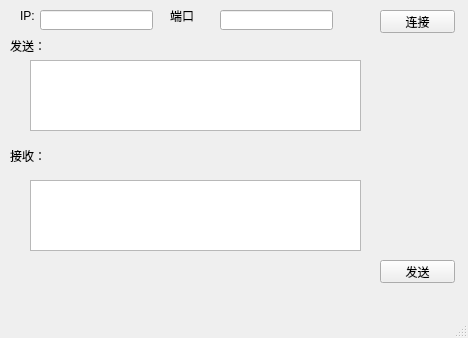
<?xml version="1.0" encoding="UTF-8"?>
<ui version="4.0">
 <class>MainWindow</class>
 <widget class="QMainWindow" name="MainWindow">
  <property name="geometry">
   <rect>
    <x>0</x>
    <y>0</y>
    <width>468</width>
    <height>338</height>
   </rect>
  </property>
  <property name="windowTitle">
   <string>MainWindow</string>
  </property>
  <widget class="QWidget" name="centralwidget">
   <widget class="QLabel" name="label">
    <property name="geometry">
     <rect>
      <x>20</x>
      <y>10</y>
      <width>54</width>
      <height>12</height>
     </rect>
    </property>
    <property name="text">
     <string>IP:</string>
    </property>
   </widget>
   <widget class="QLineEdit" name="lineEdit_IP">
    <property name="geometry">
     <rect>
      <x>40</x>
      <y>10</y>
      <width>113</width>
      <height>20</height>
     </rect>
    </property>
   </widget>
   <widget class="QLabel" name="label_2">
    <property name="geometry">
     <rect>
      <x>170</x>
      <y>10</y>
      <width>54</width>
      <height>12</height>
     </rect>
    </property>
    <property name="text">
     <string>端口</string>
    </property>
   </widget>
   <widget class="QLineEdit" name="lineEdit_Port">
    <property name="geometry">
     <rect>
      <x>220</x>
      <y>10</y>
      <width>113</width>
      <height>20</height>
     </rect>
    </property>
   </widget>
   <widget class="QTextEdit" name="textEdit_Recv">
    <property name="geometry">
     <rect>
      <x>30</x>
      <y>180</y>
      <width>331</width>
      <height>71</height>
     </rect>
    </property>
   </widget>
   <widget class="QTextEdit" name="textEdit_Send">
    <property name="geometry">
     <rect>
      <x>30</x>
      <y>60</y>
      <width>331</width>
      <height>71</height>
     </rect>
    </property>
   </widget>
   <widget class="QLabel" name="label_3">
    <property name="geometry">
     <rect>
      <x>10</x>
      <y>40</y>
      <width>54</width>
      <height>12</height>
     </rect>
    </property>
    <property name="text">
     <string>发送：</string>
    </property>
   </widget>
   <widget class="QLabel" name="label_4">
    <property name="geometry">
     <rect>
      <x>10</x>
      <y>150</y>
      <width>54</width>
      <height>12</height>
     </rect>
    </property>
    <property name="text">
     <string>接收：</string>
    </property>
   </widget>
   <widget class="QPushButton" name="pushButton_Connect">
    <property name="geometry">
     <rect>
      <x>380</x>
      <y>10</y>
      <width>75</width>
      <height>23</height>
     </rect>
    </property>
    <property name="text">
     <string>连接</string>
    </property>
   </widget>
   <widget class="QPushButton" name="pushButton_Send">
    <property name="geometry">
     <rect>
      <x>380</x>
      <y>260</y>
      <width>75</width>
      <height>23</height>
     </rect>
    </property>
    <property name="text">
     <string>发送</string>
    </property>
   </widget>
  </widget>
  <widget class="QMenuBar" name="menubar">
   <property name="geometry">
    <rect>
     <x>0</x>
     <y>0</y>
     <width>468</width>
     <height>23</height>
    </rect>
   </property>
  </widget>
  <widget class="QStatusBar" name="statusbar"/>
 </widget>
 <resources/>
 <connections/>
</ui>
